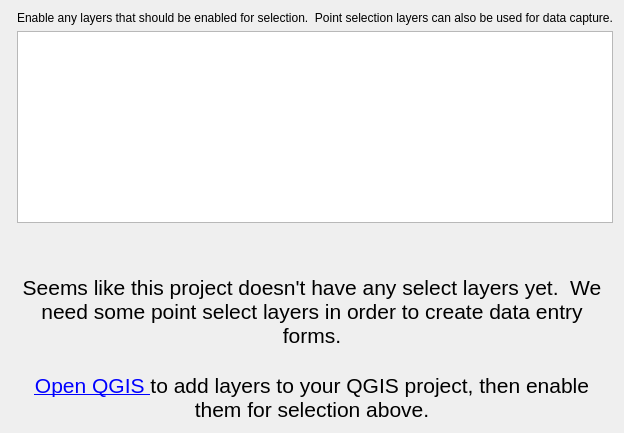
     <widget class="QWidget" name="forms_page">
      <layout class="QFormLayout" name="formLayout_5">
       <property name="fieldGrowthPolicy">
        <enum>QFormLayout::AllNonFixedFieldsGrow</enum>
       </property>
       <item row="2" column="1">
        <widget class="QListView" name="selectLayers_2">
         <property name="editTriggers">
          <set>QAbstractItemView::NoEditTriggers</set>
         </property>
         <property name="selectionMode">
          <enum>QAbstractItemView::SingleSelection</enum>
         </property>
         <property name="selectionBehavior">
          <enum>QAbstractItemView::SelectRows</enum>
         </property>
        </widget>
       </item>
       <item row="3" column="1">
        <spacer name="verticalSpacer">
         <property name="orientation">
          <enum>Qt::Vertical</enum>
         </property>
         <property name="sizeType">
          <enum>QSizePolicy::MinimumExpanding</enum>
         </property>
         <property name="sizeHint" stdset="0">
          <size>
           <width>20</width>
           <height>40</height>
          </size>
         </property>
        </spacer>
       </item>
       <item row="4" column="0" colspan="2">
        <widget class="QLabel" name="formslayerlabel">
         <property name="text">
          <string>&lt;!DOCTYPE HTML PUBLIC &quot;-//W3C//DTD HTML 4.0//EN&quot; &quot;http://www.w3.org/TR/REC-html40/strict.dtd&quot;&gt;
&lt;html&gt;&lt;head&gt;&lt;meta name=&quot;qrichtext&quot; content=&quot;1&quot; /&gt;&lt;style type=&quot;text/css&quot;&gt;
p, li { white-space: pre-wrap; }
&lt;/style&gt;&lt;/head&gt;&lt;body style=&quot; font-family:'Segoe UI'; font-size:14pt; font-weight:72; font-style:normal;&quot;&gt;
&lt;p style=&quot; margin-top:0px; margin-bottom:0px; margin-left:0px; margin-right:0px; -qt-block-indent:0; text-indent:0px;&quot;&gt;&lt;span style=&quot; font-family:'MS Shell Dlg 2'; font-size:16pt; font-weight:400;&quot;&gt;Seems like this project doesn't have any select layers yet.  We need some point select layers in order to create data entry forms.&lt;/span&gt;&lt;/p&gt;
&lt;p style=&quot;-qt-paragraph-type:empty; margin-top:0px; margin-bottom:0px; margin-left:0px; margin-right:0px; -qt-block-indent:0; text-indent:0px; font-family:'MS Shell Dlg 2'; font-size:16pt; font-weight:400;&quot;&gt;&lt;/p&gt;
&lt;p style=&quot; margin-top:0px; margin-bottom:0px; margin-left:0px; margin-right:0px; -qt-block-indent:0; text-indent:0px;&quot;&gt;&lt;a href=&quot;open-qgis&quot;&gt;&lt;span style=&quot; font-family:'MS Shell Dlg 2'; font-size:16pt; font-weight:400; text-decoration: underline; color:#0000ff;&quot;&gt;Open QGIS &lt;/span&gt;&lt;/a&gt;&lt;span style=&quot; font-family:'MS Shell Dlg 2'; font-size:16pt; font-weight:400;&quot;&gt;to add layers to your QGIS project, then enable them for selection above.&lt;/span&gt;&lt;/p&gt;&lt;/body&gt;&lt;/html&gt;</string>
         </property>
         <property name="alignment">
          <set>Qt::AlignCenter</set>
         </property>
         <property name="wordWrap">
          <bool>true</bool>
         </property>
         <property name="isheader" stdset="0">
          <bool>true</bool>
         </property>
        </widget>
       </item>
       <item row="1" column="1">
        <widget class="QLabel" name="selectLayersLabel_2">
         <property name="text">
          <string>Enable any layers that should be enabled for selection.  Point selection layers can also be used for data capture.</string>
         </property>
        </widget>
       </item>
      </layout>
     </widget>
